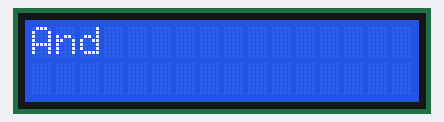
A sketch run on a simulated Arduino Uno, built with avr-gcc and run on an emulated ATmega328P. On the bench: 16×2 character LCD.

Above: at 2.61 s.
At 12.6 s:
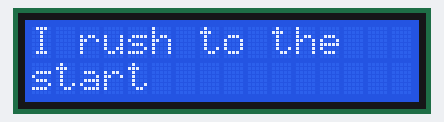
At 17.2 s:
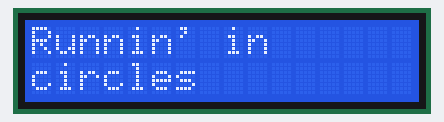
At 20.4 s:
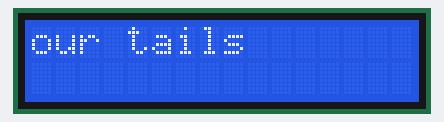
At 25.8 s:
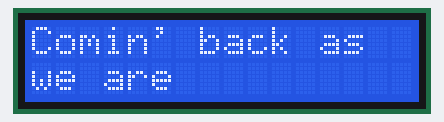
At 32.0 s:
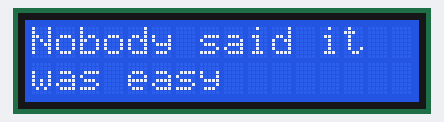

The sketch:

scientist-lyrics.ino
```cpp
#include <Wire.h>
#include <LiquidCrystal_I2C.h>

LiquidCrystal_I2C lcd(0x27, 16, 2);

struct WordTiming {
  unsigned long timeMs;
  const char* word;
};

const WordTiming lyrics[] = {
  {   1060, "And" },
  {   1400, "tell" },
  {   1860, "me" },
  {   2280, "you" },
  {   2660, "love" },
  {   3520, "me" },
  {   4640, "come" },
  {   5120, "back" },
  {   5560, "and" },
  {   5940, "haunt" },
  {   6780, "me" },
  {   8060, "Oh," },
  {   8480, "and" },
  {   8860, "I" },
  {   9180, "rush" },
  {  10040, "to" },
  {  10820, "the" },
  {  11140, "start" },
  {  14500, "Runnin'" },
  {  15380, "in" },
  {  15720, "circles" },
  {  17760, "chasin'" },
  {  18720, "our" },
  {  19000, "tails" },
  {  21080, "Comin'" },
  {  22320, "back" },
  {  23180, "as" },
  {  23960, "we" },
  {  24400, "are" },
  {  27280, "Nobody" },
  {  28840, "said" },
  {  29780, "it" },
  {  30080, "was" },
  {  30540, "easy" },
  {  33840, "Oh," },
  {  34280, "it's" },
  {  34540, "such" },
  {  35040, "a" },
  {  35360, "shame" },
  {  36240, "for" },
  {  36660, "us" },
  {  37040, "to" },
  {  37420, "part" },
  {  40390, "Nobody" },
  {  41950, "said" },
  {  42890, "it" },
  {  43190, "was" },
  {  43690, "easy" },
  {  46870, "No" },
  {  47710, "one" },
  {  48170, "ever" },
  {  48850, "said" },
  {  49410, "it" },
  {  49770, "would" },
  {  50170, "be" },
  {  50550, "so" },
  {  51370, "hard" },
  {  55950, "I'm" },
  {  56350, "goin'" },
  {  57150, "back" },
  {  57590, "to" },
  {  57990, "the" },
  {  58350, "start" }
};

const int totalWords = sizeof(lyrics) / sizeof(lyrics[0]);
int currentWordIndex = 0;
unsigned long startPlaybackTime = 0;

uint8_t currentCol = 0;
uint8_t currentRow = 0;

void printFittedWord(const char* word) {
  int len = strlen(word);
  bool isCapital = (word[0] >= 'A' && word[0] <= 'Z');

  if (isCapital && (currentCol > 0 || currentRow > 0)) {
    lcd.clear();
    currentRow = 0;
    currentCol = 0;
  }
  else if (currentCol > 0 && (currentCol + 1 + len > 16)) {
    if (currentRow == 0) {
      currentRow = 1;
      currentCol = 0;
    } else {
      lcd.clear();
      currentRow = 0;
      currentCol = 0;
    }
  }

  if (currentCol > 0) {
    lcd.setCursor(currentCol, currentRow);
    lcd.print(" ");
    currentCol++;
  }

  lcd.setCursor(currentCol, currentRow);
  lcd.print(word);
  currentCol += len;
}

void setup() {
  lcd.init();
  lcd.backlight();
  lcd.clear();
  lcd.setCursor(0, 0);
  lcd.print("@rence.szkyrob");
  delay(1300);
  lcd.clear();
  startPlaybackTime = millis();
}

void loop() {
  unsigned long elapsed = millis() - startPlaybackTime;
  if (currentWordIndex < totalWords) {
    if (elapsed >= lyrics[currentWordIndex].timeMs) {
      printFittedWord(lyrics[currentWordIndex].word);
      currentWordIndex++;
    }
  }
}
```

Measured:
- what the display in image 1 shows lasts 3.4 s, from 12.5 s to 15.9 s
- what the display in image 2 shows lasts 2.1 s, from 17.1 s to 19.2 s
- what the display in image 3 shows lasts 2.1 s, from 20.4 s to 22.5 s
- what the display in image 4 shows lasts 2.9 s, from 25.8 s to 28.7 s
- what the display in image 5 shows lasts 3.3 s, from 31.9 s to 35.2 s
